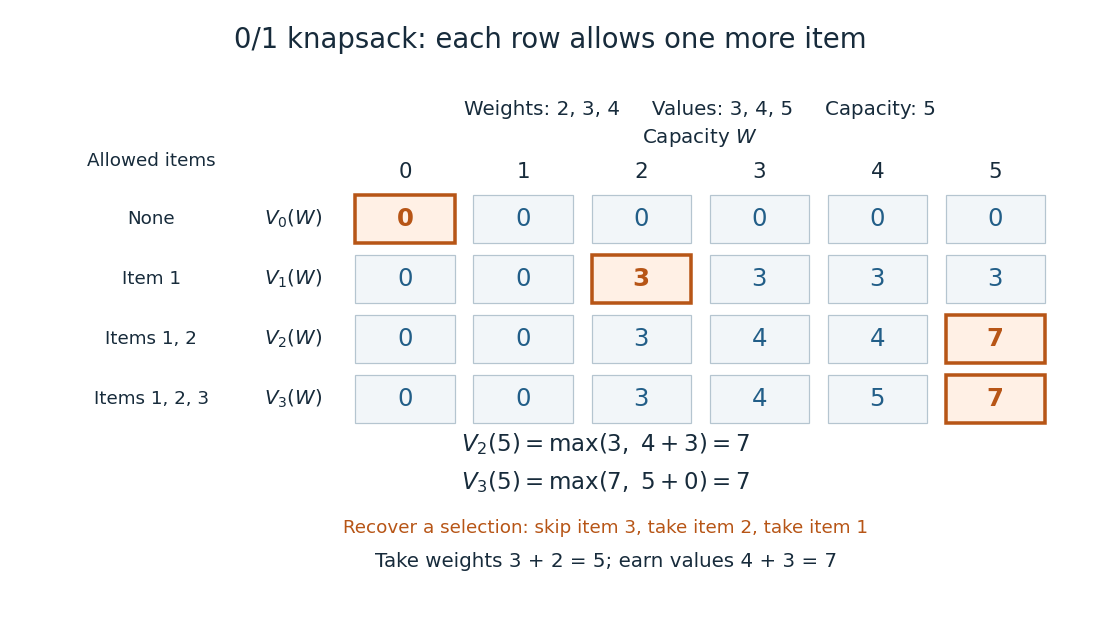

Reproduce this figure in Python.
"""Draw the worked knapsack table in cwd; Python 3.14.4 and Matplotlib.

All numerical checks use the standard library. Make invokes this script from
_media, where it writes knapsack-dynamic-programming.png.
"""

from itertools import product
from pathlib import Path

import matplotlib

matplotlib.use("Agg")
import matplotlib.pyplot as plt
from matplotlib.patches import Rectangle


WEIGHTS = (2, 3, 4)
VALUES = (3, 4, 5)
CAPACITY = 5
EXPECTED = ((0, 0, 0, 0, 0, 0), (0, 0, 3, 3, 3, 3),
            (0, 0, 3, 4, 4, 7), (0, 0, 3, 4, 5, 7))
ORANGE = "#b75516"
BLUE = "#225e88"
INK = "#172b3b"


def table(weights, values, capacity):
    rows = [[0] * (capacity + 1)]
    for weight, value in zip(weights, values):
        previous = rows[-1]
        rows.append([max(previous[w], value + previous[w - weight])
                     if w >= weight else previous[w]
                     for w in range(capacity + 1)])
    return rows


def check_example(rows):
    assert tuple(map(tuple, rows)) == EXPECTED
    for i, row in enumerate(rows):
        for capacity, best in enumerate(row):
            candidates = [sum(v * b for v, b in zip(VALUES[:i], bits))
                          for bits in product((0, 1), repeat=i)
                          if sum(w * b for w, b in zip(WEIGHTS[:i], bits)) <= capacity]
            assert best == max(candidates)
    winners = [bits for bits in product((0, 1), repeat=3)
               if sum(w * b for w, b in zip(WEIGHTS, bits)) <= CAPACITY
               and sum(v * b for v, b in zip(VALUES, bits)) == rows[-1][-1]]
    assert winners == [(1, 1, 0)]

    compressed = [0] * (CAPACITY + 1)
    for i, (weight, value) in enumerate(zip(WEIGHTS, VALUES), start=1):
        for w in range(CAPACITY, weight - 1, -1):
            compressed[w] = max(compressed[w], value + compressed[w - weight])
        assert compressed == rows[i]
    ascending = [0] * (CAPACITY + 1)
    for w in range(WEIGHTS[0], CAPACITY + 1):
        ascending[w] = max(ascending[w], VALUES[0] + ascending[w - WEIGHTS[0]])
    assert ascending[4] == 6 > rows[1][4] == 3
    assert table((0, 2), (2, 3), 2) == [[0, 0, 0], [2, 2, 2], [2, 2, 5]]
    assert WEIGHTS[0] + WEIGHTS[1] == CAPACITY
    assert VALUES[0] + VALUES[1] == 7
    assert CAPACITY - WEIGHTS[2] == 1 < min(WEIGHTS)
    print("Verified all 24 table cells by subset enumeration; unique optimum (1,1,0),")
    print("weight 5, value 7; descending updates, ascending reuse, zero-weight base cases.")


def main():
    rows = table(WEIGHTS, VALUES, CAPACITY)
    check_example(rows)
    plt.rcParams.update({"font.size": 13, "text.color": INK})
    fig, ax = plt.subplots(figsize=(10, 5.8), dpi=110, facecolor="white")
    fig.subplots_adjust(left=0.03, right=0.98, top=0.84, bottom=0.07)
    fig.suptitle("0/1 knapsack: each row allows one more item", fontsize=18, y=0.96)
    ax.text(3.5, 5.14, "Weights: 2, 3, 4     Values: 3, 4, 5     Capacity: 5",
            ha="center", fontsize=13)
    ax.text(-1.15, 4.48, "Allowed items", ha="center", fontsize=12)
    ax.text(3.5, 4.78, r"Capacity $W$", ha="center", fontsize=13)
    labels = ("None", "Item 1", "Items 1, 2", "Items 1, 2, 3")
    path = {(3, 5), (2, 5), (1, 2), (0, 0)}
    for w in range(CAPACITY + 1):
        ax.text(w + 1, 4.40, str(w), ha="center", va="center", fontsize=14)
    for i, row in enumerate(rows):
        y = 3.8 - i * 0.77
        ax.text(-1.15, y, labels[i], ha="center", va="center", fontsize=12)
        ax.text(0.05, y, rf"$V_{i}(W)$", ha="center", va="center", fontsize=13)
        for w, value in enumerate(row):
            selected = (i, w) in path
            ax.add_patch(Rectangle((w + 0.58, y - 0.31), 0.84, 0.62,
                                   facecolor="#fff0e5" if selected else "#f2f6f9",
                                   edgecolor=ORANGE if selected else "#b5c5d0",
                                   linewidth=2.3 if selected else 0.8))
            ax.text(w + 1, y, str(value), ha="center", va="center", fontsize=16,
                    color=ORANGE if selected else BLUE, weight="bold" if selected else "normal")
    ax.text(2.7, 0.82, r"$V_2(5)=\max(3,\ 4+3)=7$", ha="center", fontsize=15)
    ax.text(2.7, 0.34, r"$V_3(5)=\max(7,\ 5+0)=7$", ha="center", fontsize=15)
    ax.text(2.7, -0.22, "Recover a selection: skip item 3, take item 2, take item 1",
            ha="center", fontsize=12, color=ORANGE)
    ax.text(2.7, -0.66, "Take weights 3 + 2 = 5; earn values 4 + 3 = 7",
            ha="center", fontsize=13)
    ax.set(xlim=(-2.15, 6.7), ylim=(-1, 5.3))
    ax.axis("off")
    output = Path.cwd() / Path(__file__).with_suffix(".png").name
    fig.savefig(output, facecolor="white", transparent=False)
    plt.close(fig)
    print(f"Wrote {output.name}: 1100 x 638 pixels, opaque white background.")


if __name__ == "__main__":
    main()
